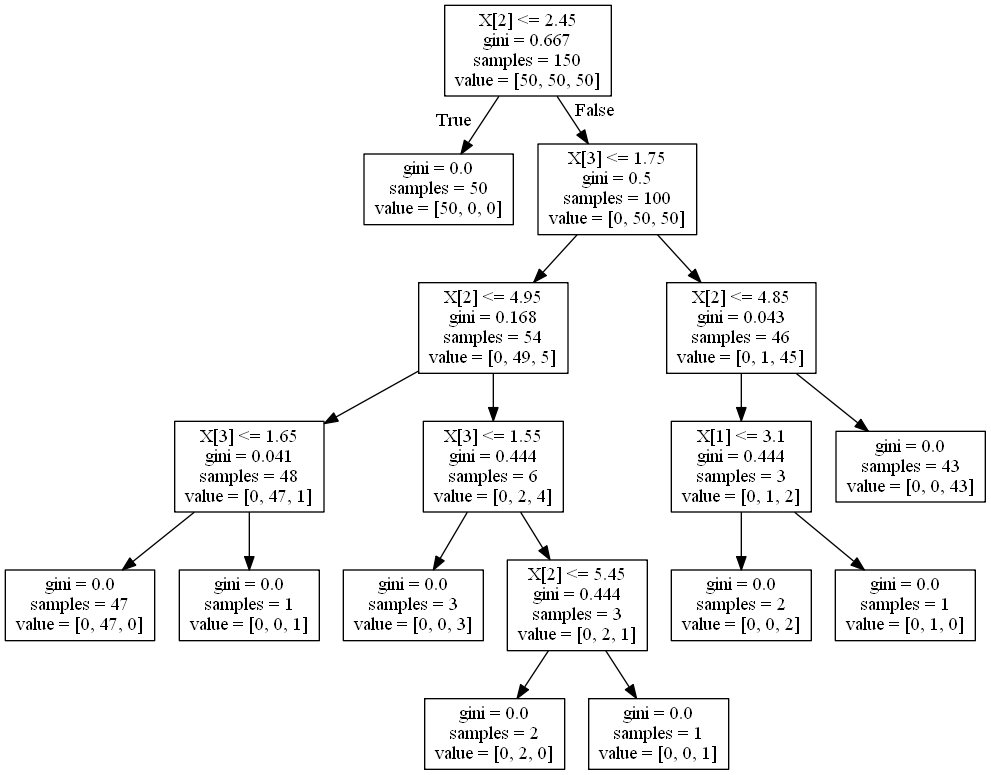
#> input picture Lab4/iris.png, 991 x 775 px
$ jupyter execute --allow-errors Lab4.ipynb
#> lines starting #> are read from the running program, lines starting #| are printed output that depends on the picture
# Exercise 1. kNN - own implementation

[cell 1]
from sklearn import datasets
from sklearn.model_selection import train_test_split
from scipy.spatial import distance
from sklearn.metrics import accuracy_score
from sklearn.neighbors import KNeighborsClassifier
from sklearn import tree
import numpy as np

[cell 2]
iris = datasets.load_iris()

#Podziel zbiór na uczący i testowy, test_size - procentowy udział (przykład 50 % uczący i testowy)
features_train, features_test, labels_train, labels_test = train_test_split(iris.data, iris.target, test_size=0.3)

#> (a cell that did not finish here is left out)

[cell 4]
features_train.shape

[cell 5]
def calculate_pred_kNN(k, features_train, labels_train, features_test):
    predictions = list()
    for i in features_test:
        distances = list()
        for j,h in zip(features_train, labels_train):
            distances.append((j, distance.euclidean(i, j), h))
        distances.sort(key = lambda tup: tup[1])
        neighbours = list()
        for h in range(k):
            neighbours.append((distances[h][0], distances[h][2]))
        output_vals = [row[-1] for row in neighbours]
        predictions.append(max(set(output_vals), key=output_vals.count))
    return predictions

#> (a cell that did not finish here is left out)

[cell 7]
labels_test

#> (a cell that did not finish here is left out)

# Exercise 2. using sklearn

[cell 9]
db_iris = datasets.load_iris()

[cell 10]
features_train, features_test, labels_train, labels_test = train_test_split(db_iris.data, db_iris.target, test_size=0.3)

#> (a cell that did not finish here is left out)

#> (a cell that did not finish here is left out)

#> (a cell that did not finish here is left out)

#> (a cell that did not finish here is left out)

#> (a cell that did not finish here is left out)

# Exercise 3. - using decision trees

[cell 16]
clf = tree.DecisionTreeClassifier()
clf.fit(db_iris.data, db_iris.target)

[cell 17]
clf.predict(db_iris.data[:1, :])

[cell 18]
clf.predict_proba(db_iris.data[:1, :])

[cell 19]
from six import StringIO
import pydot
dot_data = StringIO()
tree.export_graphviz(clf, out_file=dot_data)
#> (the rest of this cell did not finish here and is left out)

#> (a cell that did not finish here is left out)

[cell 21]
import cv2
import matplotlib.pyplot as plt

im = cv2.imread('iris.png')
#> im is the input picture: shape (775, 991, 3); min 0, max 255, mean 244.8
im_resized = cv2.resize(im, (1000, 1000), interpolation=cv2.INTER_LINEAR)
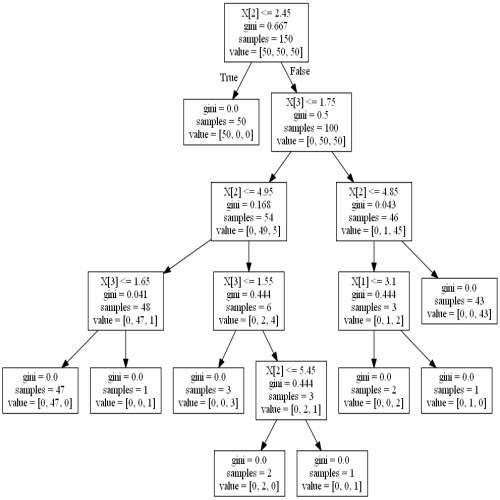
#> im_resized: shape (1000, 1000, 3) (shown at 1/2 size); min 0, max 255, mean 244.8

plt.imshow(cv2.cvtColor(im_resized, cv2.COLOR_BGR2RGB))
plt.show()
